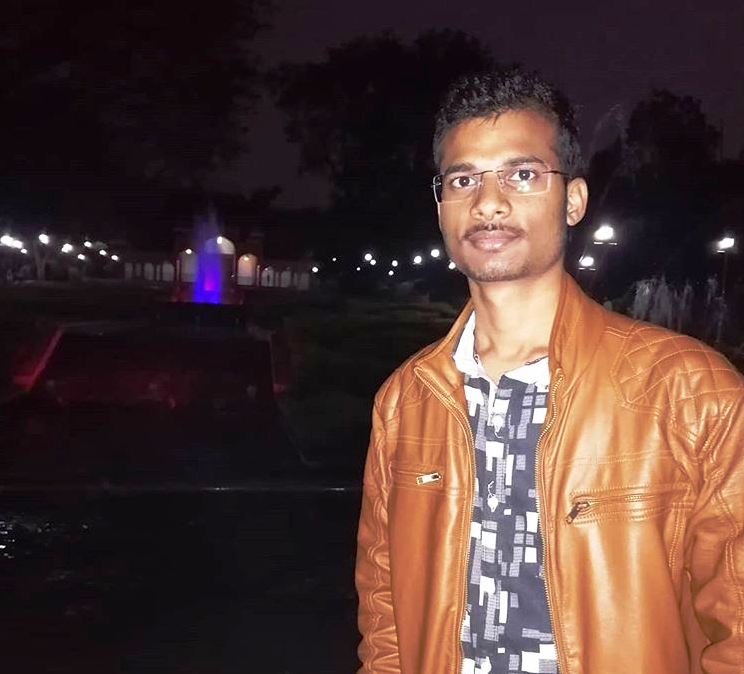
#> input picture How to Read the Image And how to convert it into Black & White Mode/Ashish.png, 744 x 674 px
$ jupyter execute 'How to Read the Image And how to convert it into Black & White Mode..ipynb'   (shell and % lines are left out)
#> lines starting #> are read from the running program, lines starting #| are printed output that depends on the picture
# How to Read the Image And how to convert it into Black & White Mode.

[cell 1]
#Install the required package for this process

[cell 2]
#import the required Library from the package
import numpy as np
import cv2

[cell 3]
#Store the image in particular variable using imread function by passing their location or name if they present on same directory
image_data =cv2.imread('Ashish.png')
#> image_data is the input picture: shape (674, 744, 3); mean B, G, R 51.8, 56.7, 80.1

[cell 4]
#Shape function is used to determine the length,width and channel(Color components of the image)
print (image_data.shape)
#| (674, 744, 3)

[cell 5]
# imshow function is used to show the loaded image.
# it is done by passing the two argument first is the tittle of the pop window and 2nd one is load image variable
cv2.imshow('First Image',image_data)
# waitkey is used to give the time of the pop up image window if it is zero then it open for infinite time untill you close else if you give some value like 5000 then it open for 5 sec and automatically it will cloase
cv2.waitKey(0)
# it is very important to destroy the componet and close the window
cv2.destroyAllWindows()

[cell 6]
# their are two method that you can use to convert the BGR  image to grey sclae image
# 1st method is while loading the image in any variable you can also pass tha channel value that is color value is "0"
# and then do the same process for showing the image
image_data =cv2.imread('Ashish.png',0)
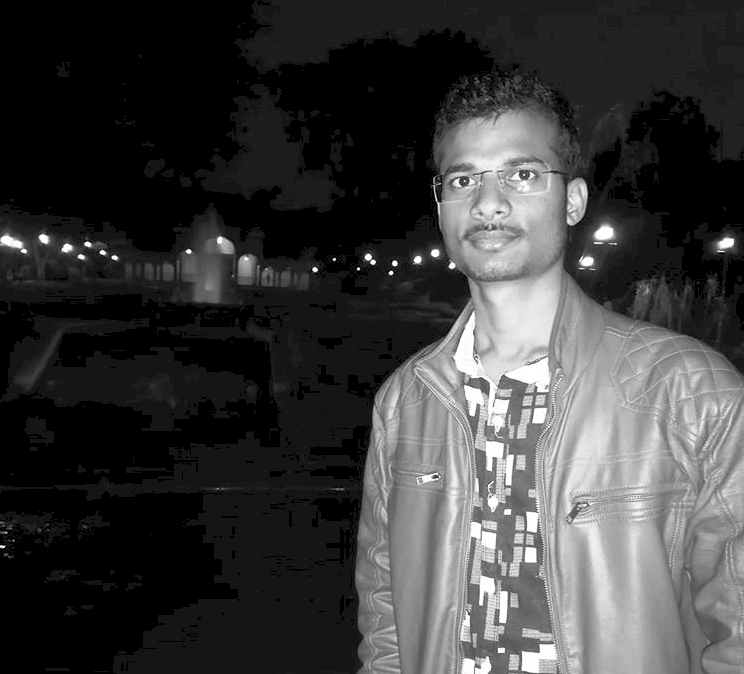
#> image_data: shape (674, 744); min 0, max 255, mean 60.7
cv2.imshow('First Image',image_data)
cv2.waitKey(0)
cv2.destroyAllWindows()

[cell 7]
# it is the 2nd method to convert BGR image to Grey scale image by using the fnction name is cvtColor and passing the two argument value
# first argument value is loaded image vaiable name and second arugment is COLOR_BGR2GRAY
# and keep the remaing process is same as to show the image
image_data =cv2.imread('Ashish.png')
greyscale_image = cv2.cvtColor(image_data, cv2.COLOR_BGR2GRAY)
cv2.imshow('First Image',greyscale_image)
cv2.waitKey(0)
cv2.destroyAllWindows()

[cell 8]
# After convert it into gray scale if you want to save the image then you can you the imwrite function to save the image by passing two argument
# first argument is the name of the desired file
# second is the image load variable
cv2.imwrite('AshishBlackAndWhite.jpg',greyscale_image)
#> Out = True
